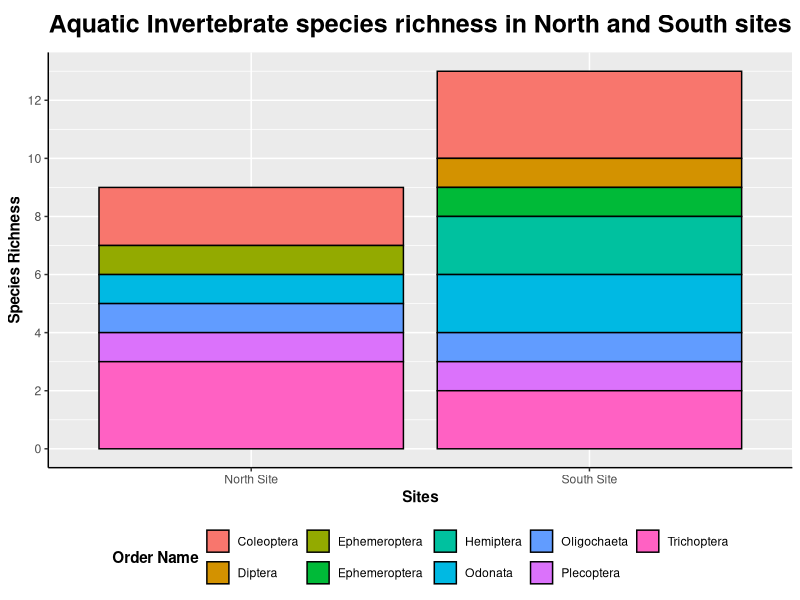
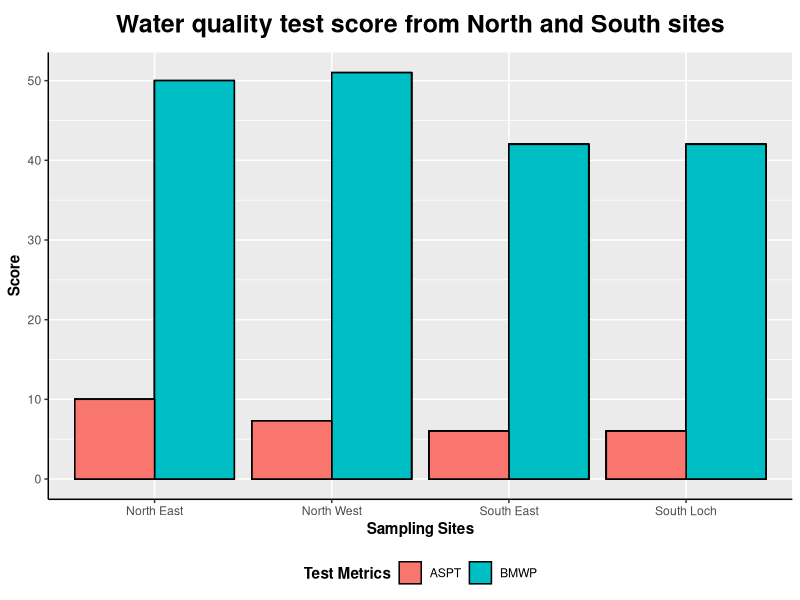
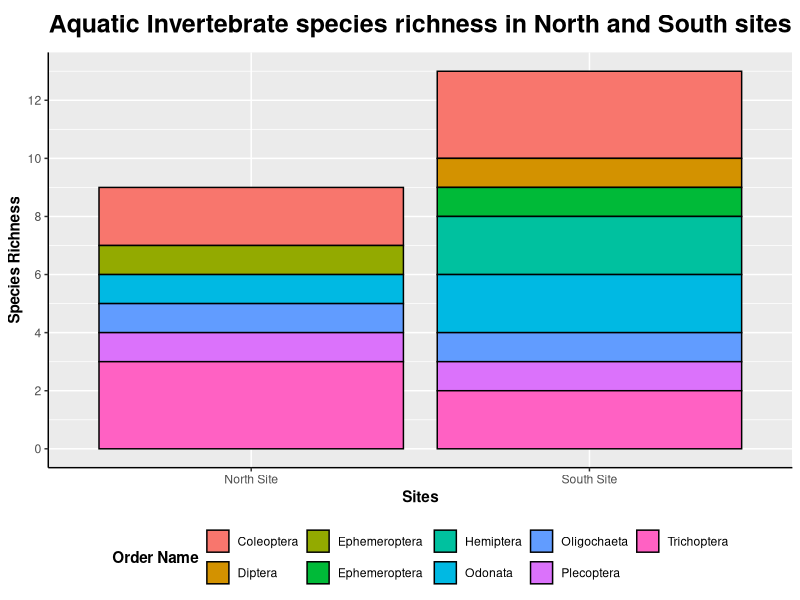
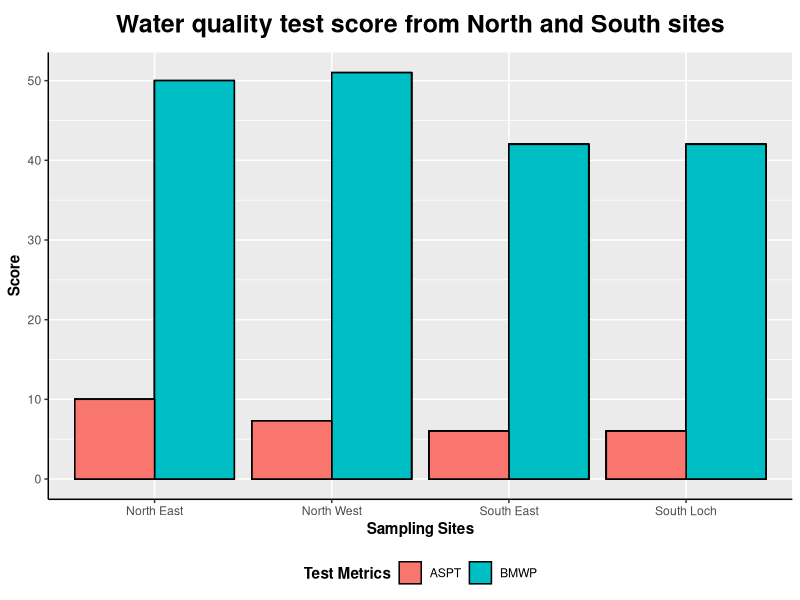

Recreate these plots in R, in order.
library(ggplot2)
library(dplyr)
library(readxl)
library(tidyr)

# Read in the csv file of the Aquatic Invertebrate survey data to R
AquaticData <- read.csv("Data/SurveyData/LochranzaAquatic.csv")

# No records to remove as all records are identified to at least an order level

# Create a new column for the site and enter a value based on the EventID
AquaticData$site <- ""
AquaticData <- AquaticData %>% 
  mutate(
    site = case_when(
      substr(AquaticData$eventID,1,1)=="N" ~ "North Site",
      substr(AquaticData$eventID,1,1)=="S" ~ "South Site"
    )
  )

# Create a subset data frame of the distinct values only in both sites for the richness at the lowest taxonomic level identified
AquaticRichness <- AquaticData  %>% distinct(Commonname, site, .keep_all = TRUE)

# Create the Aquatic Invertebrate Species Richness plot using ggplot2
(AquaticRichnessPlot <- ggplot(AquaticRichness,aes(x=site, fill=Order)) + 
    geom_bar(colour = "black") +
    scale_y_continuous(breaks=seq(0, 13, 2)) +
    labs(x="Sites", y="Species Richness", title="Aquatic Invertebrate species richness in North and South sites", fill="Order Name") +
    theme(legend.position="bottom", 
          legend.title=element_text(face="bold"),
          axis.title=element_text(face="bold"),
          axis.line=element_line(colour="black"), 
          plot.title=element_text(hjust=0.5, face="bold", size = 18, margin=margin(t=5, b=10))
    )
)
# Save the Species Richness plot as a png file
ggsave(filename="Data/Figures/Aquatic_Richness.png", AquaticRichnessPlot, width=10, height=6)

# Remove the records that did have a BWMP score
AquaticData <- AquaticData[-which(is.na(AquaticData$BMWPscore)),]

# Create a new column for the aquatic habitat and enter a value based on the EventID
AquaticData$habitat <- ""
AquaticData <- AquaticData %>% 
  mutate(
    habitat = case_when(
      substr(AquaticData$eventID,1,1)=="N" & substr(AquaticData$eventID,7,7)=="A" ~ "North West",
      substr(AquaticData$eventID,1,1)=="N" & substr(AquaticData$eventID,7,7)=="B" ~ "North East",
      substr(AquaticData$eventID,1,1)=="S" & substr(AquaticData$eventID,7,7)=="A" ~ "South East",
      substr(AquaticData$eventID,1,1)=="S" & substr(AquaticData$eventID,7,7)=="B" ~ "South Loch"
    )
  )

# Create a new column and Calculate the BMWP scores for each habitat surveyed
AquaticData$BMWP <- 0
AquaticData <- AquaticData %>% 
  mutate(
    BMWP = case_when(
      AquaticData$habitat=="North West" ~ sum(AquaticData[which(AquaticData$habitat=="North West"), 16]),
      AquaticData$habitat=="North East" ~ sum(AquaticData[which(AquaticData$habitat=="North East"), 16]),
      AquaticData$habitat=="South East" ~ sum(AquaticData[which(AquaticData$habitat=="South East"), 16]),
      AquaticData$habitat=="South Loch" ~ sum(AquaticData[which(AquaticData$habitat=="South Loch"), 16])
    )
  )
  
# Create a new column and create subsets for each of the habitats to calculate the ASPT
AquaticData$ASPT <- 0
AquaticNW <- AquaticData[which(AquaticData$habitat=="North West"),]
AquaticNE <- AquaticData[which(AquaticData$habitat=="North East"),]
AquaticSE <- AquaticData[which(AquaticData$habitat=="South East"),]
AquaticSL <- AquaticData[which(AquaticData$habitat=="South Loch"),]

# Make sure there are only distinct values for the calculation
AquaticNW <- AquaticNW  %>% distinct(Commonname, .keep_all = TRUE)
AquaticNE <- AquaticNE  %>% distinct(Commonname, .keep_all = TRUE)
AquaticSE <- AquaticSE  %>% distinct(Commonname, .keep_all = TRUE)
AquaticSL <- AquaticSL  %>% distinct(Commonname, .keep_all = TRUE)

# Calculate the ASPT scores for each habitat surveyed
AquaticNW$ASPT = AquaticNW$BMWP/nrow(AquaticNW)
AquaticNE$ASPT = AquaticNE$BMWP/nrow(AquaticNE)
AquaticSE$ASPT = AquaticSE$BMWP/nrow(AquaticSE)
AquaticSL$ASPT = AquaticSL$BMWP/nrow(AquaticSL)

# Recombine the four edited data frames
AquaticData <- rbind(AquaticNW, AquaticNE, AquaticSE, AquaticSL)

# Pivot the two scores in the data frame so they will fit on the one graph
AquaticData <- AquaticData %>% pivot_longer(cols=c('BMWP', 'ASPT'), names_to='Metric', values_to='Score')

# Create the BMWP and ASPT score plot using ggplot2
(AquaticScorePlot <- ggplot(AquaticData,aes(x=habitat, y=Score, fill=Metric)) + 
    geom_bar(stat="identity", position = "dodge", colour = "black") +
    labs(x="Sampling Sites", y="Score", title="Water quality test score from North and South sites", fill="Test Metrics") +
    theme(legend.position="bottom", 
          legend.title=element_text(face="bold"),
          axis.title=element_text(face="bold"),
          axis.line=element_line(colour="black"), 
          plot.title=element_text(hjust=0.5, face="bold", size = 18, margin=margin(t=5, b=10))
    )
)
# Save the Test Scores plot as a png file
ggsave(filename="Data/Figures/Aquatic_Scores.png", AquaticScorePlot, width=10, height=6)
